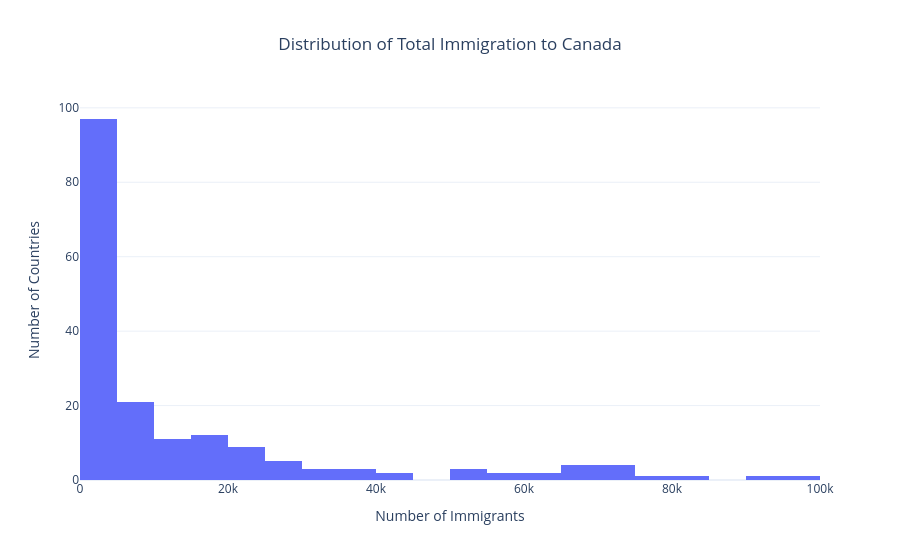

The cell this chart's notebook holds for it:
### Markdown cell above
## 8. Distribution of total immigration

This histogram shows how immigration values are distributed across countries.

It helps identify concentration and possible outliers.

### Code cell
df_filtered = df[df['Total'] < 100000]

fig = px.histogram(
    df_filtered,
    x='Total',
    nbins=40,
    title='Distribution of Total Immigration to Canada',
    labels={
        'Total': 'Number of Immigrants',
        'count': 'Number of Countries'
    }
)

fig.update_layout(
    title_x=0.5,
    xaxis_title='Number of Immigrants',
    yaxis_title='Number of Countries',
    template='plotly_white'
)

fig.show()

### Figure 1 — Plotly figure (JSON) as saved in the notebook; plotly's stock layout.template omitted (floating-point values rounded to 4 significant figures; data arrays with more than 128 entries replaced by an {"elided": "..."} marker saying what was removed)
{"data": [{"bingroup": "x", "hovertemplate": "Number of Immigrants=%{x}<br>count=%{y}<extra></extra>", "legendgroup": "", "marker": {"color": "#636efa", "pattern": {"shape": ""}}, "name": "", "nbinsx": 40, "orientation": "v", "showlegend": false, "type": "histogram", "x": {"elided": "182 int values"}, "xaxis": "x", "yaxis": "y"}], "layout": {"barmode": "relative", "legend": {"tracegroupgap": 0}, "title": {"text": "Distribution of Total Immigration to Canada", "x": 0.5}, "xaxis": {"anchor": "y", "domain": [0, 1], "title": {"text": "Number of Immigrants"}}, "yaxis": {"anchor": "x", "domain": [0, 1], "title": {"text": "Number of Countries"}}}}
